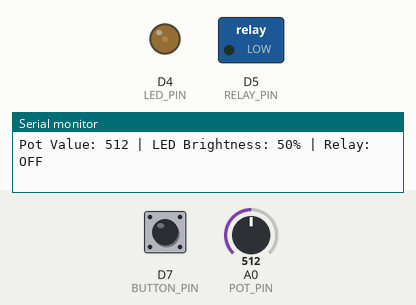
The sketch below on a simulated ESP8266 (NodeMCU). On the bench: switched loads named in the sketch (green lamp = pin HIGH), output pins drawn as LEDs (lit = HIGH), the last lines printed to the serial monitor. The inputs (shaded band) are chosen by the test bench; at power-on: D7 (BUTTON_PIN) HIGH, A0 (POT_PIN) = 512.

Above: at 1.2 s.
1.3 s: D7 (BUTTON_PIN) pulled LOW for 0.15 s
At 2.3 s:
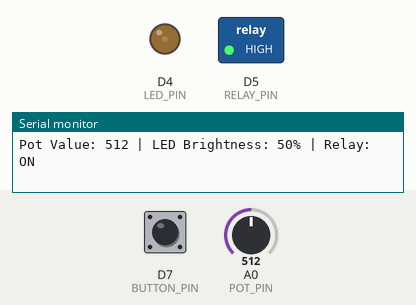
2.9 s: A0 (POT_PIN) set to 1023
At 3.3 s:
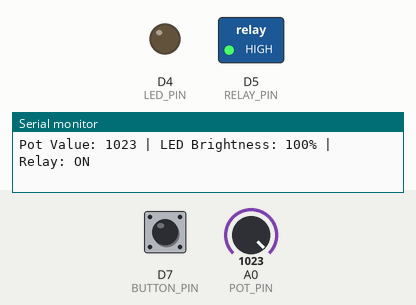
4.4 s: D7 (BUTTON_PIN) pulled LOW for 1 s
At 4.8 s:
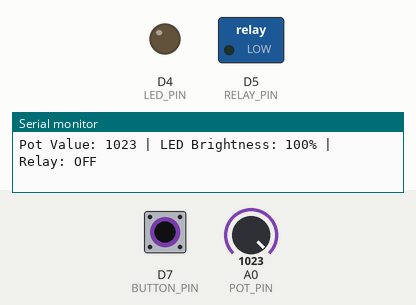
6.9 s: D7 (BUTTON_PIN) pulled LOW for 3.2 s
At 7.7 s:
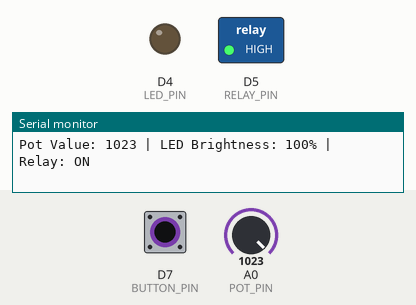
11.6 s: A0 (POT_PIN) set to 511
At 12.8 s:
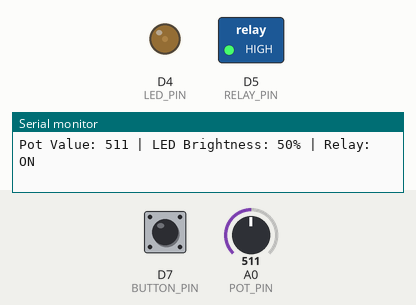
Timing chart, 0 to 14.1 s (numbered marks = the images above; inputs shaded):
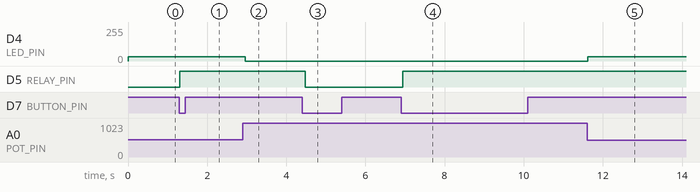

The sketch:

LED_V1_ESP8266.ino
```cpp
// Pin definitions for ESP8266
#define LED_PIN D4        // Built-in LED is on GPIO2 (D4)
#define RELAY_PIN D5      // Relay connected to GPIO14 (D5)
#define BUTTON_PIN D7     // Push button connected to GPIO13 (D7)
#define POT_PIN A0        // Potentiometer connected to analog pin A0 (ADC)

// Constants for 10K potentiometer mapping
const int POT_MIN_VALUE = 0;      // Minimum value from ADC
const int POT_MAX_VALUE = 1023;   // Maximum value from ADC (ESP8266 ADC is 10-bit)
const int POT_10K_MAX = 1023;     // Maximum value for 10K pot mapping

int relayState = LOW;      // Initial state of the relay
bool buttonPressed = false; // Button press state
int potValue = 0;          // Variable to store potentiometer value
unsigned long lastPrintTime = 0;  // Time of last serial print
const int PRINT_INTERVAL = 10;  // Print interval in milliseconds

void setup() {
    pinMode(LED_PIN, OUTPUT);      // Set LED pin as output
    pinMode(RELAY_PIN, OUTPUT);    // Set relay pin as output
    pinMode(BUTTON_PIN, INPUT_PULLUP);  // Set button pin as input with internal pull-up resistor
    Serial.begin(115200);          // Start serial communication for debugging
    Serial.println("System Started");
    Serial.println("----------------");
    Serial.println("Format: Potentiometer Value | LED Brightness | Relay State");
}

void loop() {
    potValue = analogRead(POT_PIN); // Read potentiometer value (0-1023)

    // Map the ADC value directly to LED brightness
    // No need for first mapping step since ESP8266 ADC is already 10-bit
    int ledBrightness = map(potValue, POT_MIN_VALUE, POT_MAX_VALUE, 0, 255);

    // Invert the brightness value
    int ledb = 255 - ledBrightness;

    analogWrite(LED_PIN, ledb); // Set LED brightness

    if (digitalRead(BUTTON_PIN) == LOW && !buttonPressed) {
        relayState = !relayState;
        digitalWrite(RELAY_PIN, relayState);
        buttonPressed = true;

        Serial.print("Button Pressed! New Relay State: ");
        Serial.println(relayState ? "ON" : "OFF");

        delay(50); // Debounce delay
    } else if (digitalRead(BUTTON_PIN) == HIGH) {
        buttonPressed = false;
    }

    // Print values every PRINT_INTERVAL milliseconds
    if (millis() - lastPrintTime >= PRINT_INTERVAL) {
        Serial.print("Pot Value: ");
        Serial.print(potValue);
        Serial.print(" | LED Brightness: ");
        Serial.print(map(potValue, 0, POT_MAX_VALUE, 0, 100)); // Convert to percentage
        Serial.print("% | Relay: ");
        Serial.println(relayState ? "ON" : "OFF");

        lastPrintTime = millis();
    }

    delay(100);
}
```

Measured:
- after the input at 1.3 s, D5 (RELAY_PIN): LOW → HIGH at once
- after the input at 2.9 s, D4 (LED_PIN): 31/255 → 0/255 after 0.07 s
- after the input at 4.4 s, D5 (RELAY_PIN): HIGH → LOW after 0.08 s
- after the input at 6.9 s, D5 (RELAY_PIN): LOW → HIGH at once
- after the input at 11.6 s, D4 (LED_PIN): 0/255 → 31/255 at once
